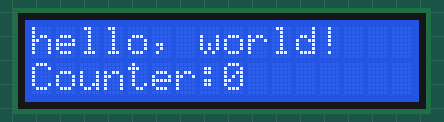
Bench run of a sketch on a simulated ESP32. Shown: 16×2 character LCD.

Above: at 0.1 s.
At 4.2 s:
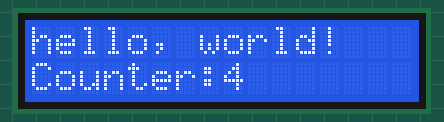
At 9.2 s:
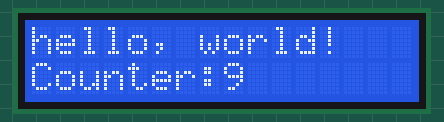
At 19.3 s:
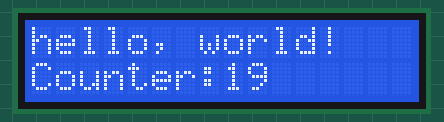
At 28.4 s:
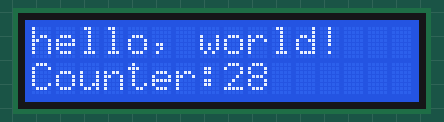
At 38.5 s:
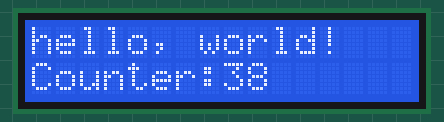

The sketch:

LCD.ino
```cpp
#include <LiquidCrystal_I2C.h>
#include <Wire.h>
#define SDA 13
#define SCL 14
LiquidCrystal_I2C lcd(0x27,16,2);
void setup() {
 Wire.begin(SDA, SCL);
 if (!i2CAddrTest(0x27)) {
 lcd = LiquidCrystal_I2C(0x3F, 16, 2);
 }
 lcd.init();
 lcd.backlight();
 lcd.setCursor(0,0);
 lcd.print("hello, world!");
}
void loop() {
 lcd.setCursor(0,1);
 lcd.print("Counter:");
 lcd.print(millis() / 1000);
 delay(1000);
 }
bool i2CAddrTest(uint8_t addr) {
 Wire.begin();
 Wire.beginTransmission(addr);
 if (Wire.endTransmission() == 0) {
 return true;
 }
 return false;
}
```

Measured:
- what the display in image 1 shows lasts 1.0 s, from 4.1 s to 5.1 s
